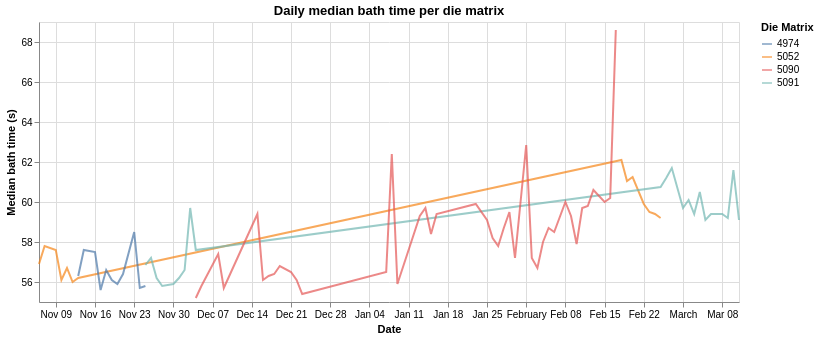

Notebook source saved alongside this figure:
### Markdown cell above
## 7. Time evolution — detecting drift

Does the process get slower over time for a given matrix? Plot the daily median bath time per matrix to detect progressive deterioration.

### Code cell
daily = df2.groupby(['date','die_matrix'])['lifetime_bath_s'].median().reset_index()
daily.columns = ['date','die_matrix','median_bath_s']
daily['date'] = pd.to_datetime(daily['date'])
daily['die_matrix'] = daily['die_matrix'].astype(str)

chart = alt.Chart(daily).mark_line(opacity=0.7).encode(
    x=alt.X('date:T', title='Date'),
    y=alt.Y('median_bath_s:Q', title='Median bath time (s)', scale=alt.Scale(zero=False)),
    color=alt.Color('die_matrix:N', title='Die Matrix'),
    tooltip=['date:T','die_matrix:N','median_bath_s:Q']
).properties(title='Daily median bath time per die matrix', width=700, height=280)

chart

### Figure 1 — Vega-Lite specification as saved in the notebook (floating-point values rounded to 4 significant figures)
{"config": {"view": {"continuousWidth": 300, "continuousHeight": 300}}, "data": {"name": "data-dbef920b74bd4d3b40258b0cc18e4ca8"}, "mark": {"type": "line", "opacity": 0.7}, "encoding": {"color": {"field": "die_matrix", "title": "Die Matrix", "type": "nominal"}, "tooltip": [{"field": "date", "type": "temporal"}, {"field": "die_matrix", "type": "nominal"}, {"field": "median_bath_s", "type": "quantitative"}], "x": {"field": "date", "title": "Date", "type": "temporal"}, "y": {"field": "median_bath_s", "scale": {"zero": false}, "title": "Median bath time (s)", "type": "quantitative"}}, "height": 280, "title": "Daily median bath time per die matrix", "width": 700, "$schema": "https://vega.github.io/schema/vega-lite/v5.20.1.json", "datasets": {"data-dbef920b74bd4d3b40258b0cc18e4ca8": [{"date": "2025-11-06T00:00:00", "die_matrix": "5052", "median_bath_s": 56.9}, {"date": "2025-11-07T00:00:00", "die_matrix": "5052", "median_bath_s": 57.8}, {"date": "2025-11-09T00:00:00", "die_matrix": "5052", "median_bath_s": 57.6}, {"date": "2025-11-10T00:00:00", "die_matrix": "5052", "median_bath_s": 56.1}, {"date": "2025-11-11T00:00:00", "die_matrix": "5052", "median_bath_s": 56.7}, {"date": "2025-11-12T00:00:00", "die_matrix": "5052", "median_bath_s": 56.0}, {"date": "2025-11-13T00:00:00", "die_matrix": "4974", "median_bath_s": 56.3}, {"date": "2025-11-13T00:00:00", "die_matrix": "5052", "median_bath_s": 56.2}, {"date": "2025-11-14T00:00:00", "die_matrix": "4974", "median_bath_s": 57.6}, {"date": "2025-11-16T00:00:00", "die_matrix": "4974", "median_bath_s": 57.5}, {"date": "2025-11-17T00:00:00", "die_matrix": "4974", "median_bath_s": 55.6}, {"date": "2025-11-18T00:00:00", "die_matrix": "4974", "median_bath_s": 56.6}, {"date": "2025-11-19T00:00:00", "die_matrix": "4974", "median_bath_s": 56.1}, {"date": "2025-11-20T00:00:00", "die_matrix": "4974", "median_bath_s": 55.9}, {"date": "2025-11-21T00:00:00", "die_matrix": "4974", "median_bath_s": 56.4}, {"date": "2025-11-23T00:00:00", "die_matrix": "4974", "median_bath_s": 58.5}, {"date": "2025-11-24T00:00:00", "die_matrix": "4974", "median_bath_s": 55.7}, {"date": "2025-11-25T00:00:00", "die_matrix": "4974", "median_bath_s": 55.8}, {"date": "2025-11-25T00:00:00", "die_matrix": "5091", "median_bath_s": 56.85}, {"date": "2025-11-26T00:00:00", "die_matrix": "5091", "median_bath_s": 57.2}, {"date": "2025-11-27T00:00:00", "die_matrix": "5091", "median_bath_s": 56.2}, {"date": "2025-11-28T00:00:00", "die_matrix": "5091", "median_bath_s": 55.8}, {"date": "2025-11-30T00:00:00", "die_matrix": "5091", "median_bath_s": 55.9}, {"date": "2025-12-01T00:00:00", "die_matrix": "5091", "median_bath_s": 56.2}, {"date": "2025-12-02T00:00:00", "die_matrix": "5091", "median_bath_s": 56.6}, {"date": "2025-12-03T00:00:00", "die_matrix": "5091", "median_bath_s": 59.7}, {"date": "2025-12-04T00:00:00", "die_matrix": "5090", "median_bath_s": 55.2}, {"date": "2025-12-04T00:00:00", "die_matrix": "5091", "median_bath_s": 57.6}, {"date": "2025-12-05T00:00:00", "die_matrix": "5090", "median_bath_s": 55.8}, {"date": "2025-12-08T00:00:00", "die_matrix": "5090", "median_bath_s": 57.4}, {"date": "2025-12-09T00:00:00", "die_matrix": "5090", "median_bath_s": 55.7}, {"date": "2025-12-15T00:00:00", "die_matrix": "5090", "median_bath_s": 59.4}, {"date": "2025-12-16T00:00:00", "die_matrix": "5090", "median_bath_s": 56.1}, {"date": "2025-12-17T00:00:00", "die_matrix": "5090", "median_bath_s": 56.3}, {"date": "2025-12-18T00:00:00", "die_matrix": "5090", "median_bath_s": 56.4}, {"date": "2025-12-19T00:00:00", "die_matrix": "5090", "median_bath_s": 56.8}, {"date": "2025-12-21T00:00:00", "die_matrix": "5090", "median_bath_s": 56.5}, {"date": "2025-12-22T00:00:00", "die_matrix": "5090", "median_bath_s": 56.1}, {"date": "2025-12-23T00:00:00", "die_matrix": "5090", "median_bath_s": 55.4}, {"date": "2026-01-07T00:00:00", "die_matrix": "5090", "median_bath_s": 56.5}, {"date": "2026-01-08T00:00:00", "die_matrix": "5090", "median_bath_s": 62.4}, {"date": "2026-01-09T00:00:00", "die_matrix": "5090", "median_bath_s": 55.9}, {"date": "2026-01-13T00:00:00", "die_matrix": "5090", "median_bath_s": 59.3}, {"date": "2026-01-14T00:00:00", "die_matrix": "5090", "median_bath_s": 59.7}, {"date": "2026-01-15T00:00:00", "die_matrix": "5090", "median_bath_s": 58.4}, {"date": "2026-01-16T00:00:00", "die_matrix": "5090", "median_bath_s": 59.4}, {"date": "2026-01-23T00:00:00", "die_matrix": "5090", "median_bath_s": 59.9}, {"date": "2026-01-25T00:00:00", "die_matrix": "5090", "median_bath_s": 59.1}, {"date": "2026-01-26T00:00:00", "die_matrix": "5090", "median_bath_s": 58.2}, {"date": "2026-01-27T00:00:00", "die_matrix": "5090", "median_bath_s": 57.8}, {"date": "2026-01-28T00:00:00", "die_matrix": "5090", "median_bath_s": 58.7}, {"date": "2026-01-29T00:00:00", "die_matrix": "5090", "median_bath_s": 59.5}, {"date": "2026-01-30T00:00:00", "die_matrix": "5090", "median_bath_s": 57.2}, {"date": "2026-02-01T00:00:00", "die_matrix": "5090", "median_bath_s": 62.85}, {"date": "2026-02-02T00:00:00", "die_matrix": "5090", "median_bath_s": 57.2}, {"date": "2026-02-03T00:00:00", "die_matrix": "5090", "median_bath_s": 56.7}, {"date": "2026-02-04T00:00:00", "die_matrix": "5090", "median_bath_s": 58.0}, {"date": "2026-02-05T00:00:00", "die_matrix": "5090", "median_bath_s": 58.7}, {"date": "2026-02-06T00:00:00", "die_matrix": "5090", "median_bath_s": 58.5}, {"date": "2026-02-08T00:00:00", "die_matrix": "5090", "median_bath_s": 60.0}, {"date": "2026-02-09T00:00:00", "die_matrix": "5090", "median_bath_s": 59.3}, {"date": "2026-02-10T00:00:00", "die_matrix": "5090", "median_bath_s": 57.9}, {"date": "2026-02-11T00:00:00", "die_matrix": "5090", "median_bath_s": 59.7}, {"date": "2026-02-12T00:00:00", "die_matrix": "5090", "median_bath_s": 59.8}, {"date": "2026-02-13T00:00:00", "die_matrix": "5090", "median_bath_s": 60.6}, {"date": "2026-02-15T00:00:00", "die_matrix": "5090", "median_bath_s": 60.0}, {"date": "2026-02-16T00:00:00", "die_matrix": "5090", "median_bath_s": 60.2}, {"date": "2026-02-17T00:00:00", "die_matrix": "5090", "median_bath_s": 68.6}, {"date": "2026-02-18T00:00:00", "die_matrix": "5052", "median_bath_s": 62.1}, {"date": "2026-02-19T00:00:00", "die_matrix": "5052", "median_bath_s": 61.05}, {"date": "2026-02-20T00:00:00", "die_matrix": "5052", "median_bath_s": 61.25}, {"date": "2026-02-22T00:00:00", "die_matrix": "5052", "median_bath_s": 59.9}, {"date": "2026-02-23T00:00:00", "die_matrix": "5052", "median_bath_s": 59.5}, {"date": "2026-02-24T00:00:00", "die_matrix": "5052", "median_bath_s": 59.4}, {"date": "2026-02-25T00:00:00", "die_matrix": "5052", "median_bath_s": 59.2}, {"date": "2026-02-25T00:00:00", "die_matrix": "5091", "median_bath_s": 60.75}, {"date": "2026-02-26T00:00:00", "die_matrix": "5091", "median_bath_s": 61.2}, {"date": "2026-02-27T00:00:00", "die_matrix": "5091", "median_bath_s": 61.7}, {"date": "2026-03-01T00:00:00", "die_matrix": "5091", "median_bath_s": 59.7}, {"date": "2026-03-02T00:00:00", "die_matrix": "5091", "median_bath_s": 60.1}, {"date": "2026-03-03T00:00:00", "die_matrix": "5091", "median_bath_s": 59.4}, {"date": "2026-03-04T00:00:00", "die_matrix": "5091", "median_bath_s": 60.5}, {"date": "2026-03-05T00:00:00", "die_matrix": "5091", "median_bath_s": 59.1}, {"date": "2026-03-06T00:00:00", "die_matrix": "5091", "median_bath_s": 59.4}, {"date": "2026-03-08T00:00:00", "die_matrix": "5091", "median_bath_s": 59.4}, {"date": "2026-03-09T00:00:00", "die_matrix": "5091", "median_bath_s": 59.2}, {"date": "2026-03-10T00:00:00", "die_matrix": "5091", "median_bath_s": 61.6}, {"date": "2026-03-11T00:00:00", "die_matrix": "5091", "median_bath_s": 59.1}]}}
